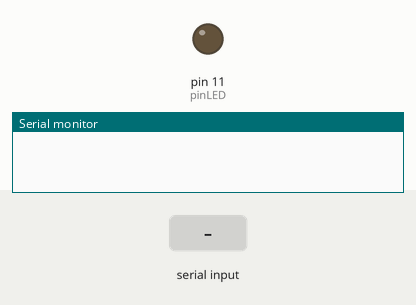
A sketch run on a simulated Arduino Uno, built with avr-gcc and run on an emulated ATmega328P. On the bench: output pins drawn as LEDs (lit = HIGH), the last lines printed to the serial monitor. Inputs (shaded band) come from the test bench.

Above: at 1.2 s.
1.3 s: "max:" received over Serial
At 4.0 s:
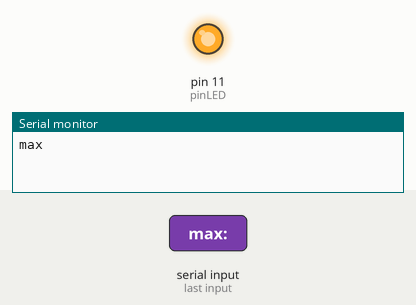
4.3 s: "high:" received over Serial
At 7.0 s:
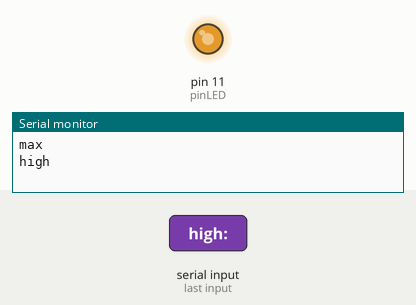
7.3 s: "medium:" received over Serial
At 9.8 s:
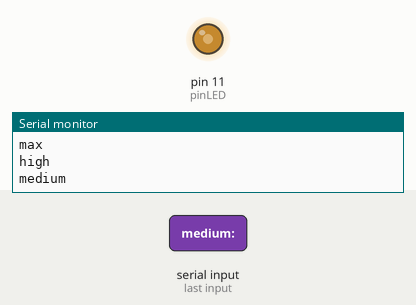
10.3 s: "max:" received over Serial
At 13.2 s:
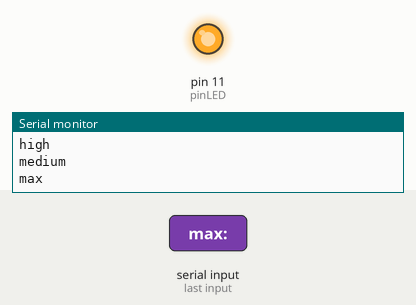
Timing chart, 0 to 14.3 s (numbered marks = the images above; inputs shaded):
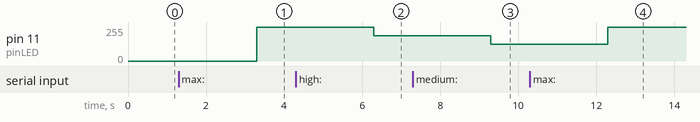

The sketch:

py_2_Arduino.ino
```cpp
int pinLED = 11;
String arr[3] = {"", "", ""};
int arrSize = 3;

void setup() {
  Serial.begin(115200);
  pinMode(pinLED, OUTPUT);
}

void loop() {
  while(!Serial.available()){}

  for(int i = 0; i<arrSize; i++){
    arr[i] = Serial.readStringUntil(':');
    Serial.println(arr[i]);
  }

  // LED FEATURE
  if(arr[0] == "max")analogWrite(pinLED, (255./4. * 4.));
  else if(arr[0] == "high")analogWrite(pinLED, (255./4. * 3.));
  else if(arr[0] == "medium")analogWrite(pinLED, (255./4. * 2.));
  else if(arr[0] == "low")analogWrite(pinLED, (255./4. * 1.));
  else analogWrite(pinLED, 0);
}
```

Measured:
- after the input at 1.3 s, pin 11 (pinLED): 0/255 → 255/255 after 2.0 s
- after the input at 4.3 s, pin 11 (pinLED): 255/255 → 191/255 after 2.0 s
- after the input at 7.3 s, pin 11 (pinLED): 191/255 → 127/255 after 2.0 s
- after the input at 10.3 s, pin 11 (pinLED): 127/255 → 255/255 after 2.0 s
